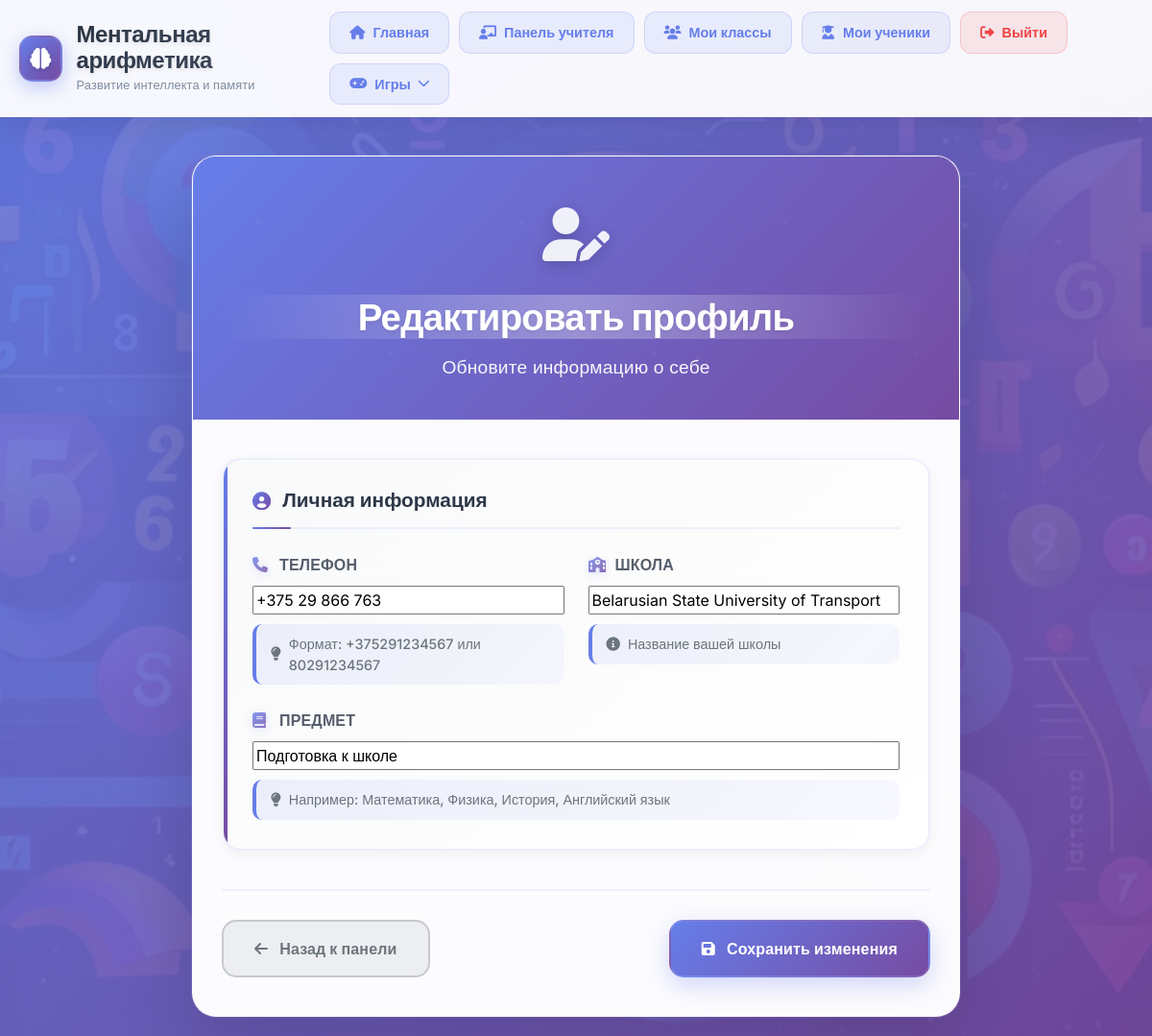
Page /teacher/profile/edit/ (signed in) on the committed database.
### mental_app/models.py (models this page shows, shortened)
class TeacherProfile(models.Model):
    STATUS_CHOICES = [
        ('pending', 'Ожидает подтверждения'),
        ('approved', 'Подтвержден'),
        ('rejected', 'Отклонен'),
    ]
    user = models.OneToOneField(User, on_delete=models.CASCADE, related_name='teacher_profile')
    phone = models.CharField(max_length=15, blank=True, null=True)
    school = models.CharField(max_length=100, blank=True, null=True)
    subject = models.CharField(max_length=100, blank=True, null=True)
    status = models.CharField(max_length=20, choices=STATUS_CHOICES, default='pending')
    created_at = models.DateTimeField(auto_now_add=True)
    updated_at = models.DateTimeField(auto_now=True)
    class Meta:
        verbose_name = 'Профиль учителя'
        verbose_name_plural = 'Профили учителей'

### mental_app/views.py (the view)
# urls.py: path('teacher/profile/edit/', views.teacher_profile_edit, name='teacher_profile_edit'),
@login_required
def teacher_profile_edit(request):
    try:
        teacher_profile = request.user.teacher_profile
        if request.method == 'POST':
            form = TeacherProfileUpdateForm(request.POST, instance=teacher_profile)
            if form.is_valid():
                form.save()
                messages.success(request, 'Профиль успешно обновлен!')
                return redirect('teacher_dashboard')
        else:
            form = TeacherProfileUpdateForm(instance=teacher_profile)
        return render(request, 'teacher_profile_edit.html', {'form': form})
    except TeacherProfile.DoesNotExist:
        messages.error(request, 'У вас нет профиля учителя.')
        return redirect('teacher_login')

### mental_app/forms.py
class TeacherProfileUpdateForm(forms.ModelForm):
    class Meta:
        model = TeacherProfile
        fields = ['phone', 'school', 'subject']
        widgets = {
            'phone': forms.TextInput(attrs={
                'placeholder': '+375291234567 или 80291234567'
            }),
            'school': forms.TextInput(attrs={
                'placeholder': 'Название вашей школы'
            }),
            'subject': forms.TextInput(attrs={
                'placeholder': 'Например: Математика, Физика, История'
            })
        }

### templates/teacher_profile_edit.html (shortened to what this page needs)
{% extends 'base.html' %}
{% block content %}
<div class="profile-edit-container">
    <div class="profile-edit-card">
        <div class="form-header">
            <div class="header-icon">
                <i class="fas fa-user-edit"></i>
            </div>
            <h2>Редактировать профиль</h2>
            <p class="header-subtitle">Обновите информацию о себе</p>
        </div>
        <div class="form-body">
            <form method="post" class="profile-form">
                <div class="form-section">
                    <h4 class="section-title">
                        <i class="fas fa-user-circle"></i>
                        Личная информация
                    </h4>
                    <div class="form-row">
                        <div class="form-group">
                            <label for="{{ form.phone.id_for_label }}" class="form-label">
                                <i class="fas fa-phone"></i>
                                Телефон
                            </label>
                            {{ form.phone }}
                            <div class="help-text">
                                <i class="fas fa-lightbulb"></i>
                                Формат: +375291234567 или 80291234567
                            </div>
                        </div>
                        <div class="form-group">
                            <label for="{{ form.school.id_for_label }}" class="form-label">
                                <i class="fas fa-school"></i>
                                Школа
                            </label>
                            {{ form.school }}
                            <div class="help-text">
                                <i class="fas fa-info-circle"></i>
                                Название вашей школы
                            </div>
                        </div>
                    </div>
                    <div class="form-group full-width">
                        <label for="{{ form.subject.id_for_label }}" class="form-label">
                            <i class="fas fa-book"></i>
                            Предмет
                        </label>
                        {{ form.subject }}
                        <div class="help-text">
                            <i class="fas fa-lightbulb"></i>
                            Например: Математика, Физика, История, Английский язык
                        </div>
                    </div>
                </div>
                <div class="form-actions">
                    <a href="{% url 'teacher_dashboard' %}" class="btn-secondary">
                        <i class="fas fa-arrow-left"></i>
                        Назад к панели
                    </a>
                    <button type="submit" class="btn-primary">
                        <i class="fas fa-save"></i>
                        Сохранить изменения
                    </button>
                </div>
            </form>
        </div>
    </div>
</div>
{% endblock %}

### static/styles.css (style rules this page uses)
:root { --primary-color: #667eea; --primary-gradient: linear-gradient(135deg, #667eea 0%, #764ba2 100%); --secondary-color: #6c757d; --info-color: #17a2b8; --success-color: #28a745; --warning-color: #ffc107; --danger-color: #dc3545; --text-primary: #2d3748; --text-secondary: #4a5568; --text-muted: #718096; --bg-white: rgba(255, 255, 255, 0.95); --border-radius: 12px; --box-shadow: 0 8px 32px rgba(0, 0, 0, 0.1); --transition: all 0.3s ease; }
.btn-primary, .btn-secondary, .btn-info, .btn-danger, .btn-success, .btn-warning { padding: 14px 28px; border-radius: var(--border-radius); font-weight: 600; font-size: 1rem; text-decoration: none; display: inline-flex; align-items: center; gap: 10px; transition: var(--transition); border: none; cursor: pointer; min-width: 140px; justify-content: center; }
.btn-primary { background: var(--primary-gradient); color: white; box-shadow: 0 4px 15px rgba(102, 126, 234, 0.3); }
.btn-secondary { background: rgba(108, 117, 125, 0.1); color: var(--secondary-color); border: 2px solid rgba(108, 117, 125, 0.3); }
.form-label { font-weight: 600; color: var(--text-secondary); margin-bottom: 8px; }

### templates/base.html (style rules this page uses)
body { margin: 0; font-family: 'Inter', sans-serif; color: #333; background: linear-gradient(135deg, #667eea 0%, #764ba2 100%); min-height: 100vh; position: relative; overflow-x: hidden; width: 100%; max-width: 100vw; }
html { overflow-x: hidden; width: 100%; max-width: 100vw; }
body::before { content: ''; position: fixed; top: 0; left: 0; width: 100%; height: 100%; background: url('/static/фон.jpg') no-repeat center center; background-size: cover; opacity: 0.08; z-index: -1; }
.btn-primary, .btn-secondary, .btn-info, .btn-danger, .btn-success, .btn-warning { padding: 14px 28px; border-radius: 12px; font-weight: 600; font-size: 1rem; text-decoration: none; display: inline-flex; align-items: center; gap: 10px; transition: all 0.3s ease; border: none; cursor: pointer; min-width: 140px; justify-content: center; }
.btn-primary { background: linear-gradient(135deg, #667eea 0%, #764ba2 100%); color: white; box-shadow: 0 4px 15px rgba(102, 126, 234, 0.3); }
.btn-secondary { background: rgba(108, 117, 125, 0.1); color: #6c757d; border: 2px solid rgba(108, 117, 125, 0.3); }
.form-label { font-weight: 600; color: #4a5568; margin-bottom: 8px; }
* { box-sizing: border-box; max-width: 100%; }
html { scrollbar-width: none; }
body { -ms-overflow-style: none; }

### rows in the picture
TeacherProfile: phone "+375 29 866 763", school "Belarusian State University of Transport", subject "Подготовка к школе"
